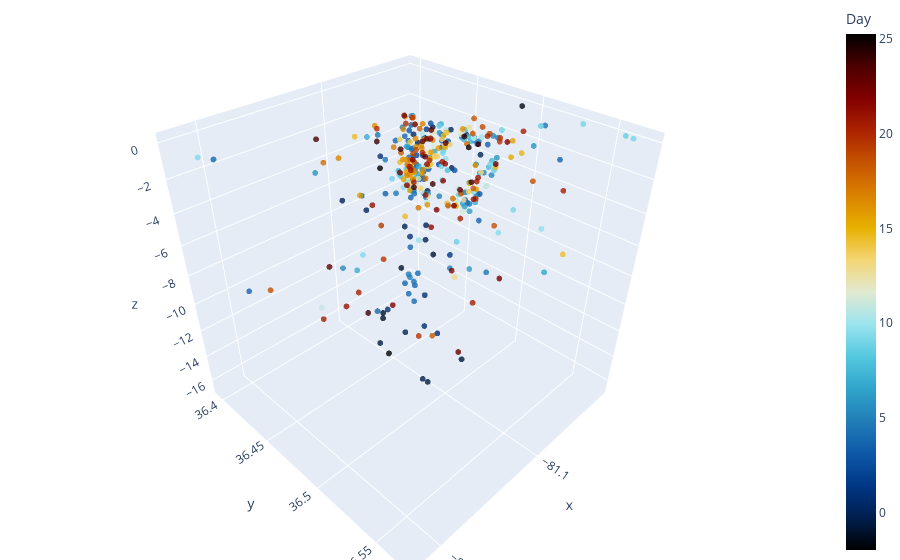

This figure's notebook cell:
### Code cell
import plotly.graph_objects as go
fig = go.Figure(data=[go.Scatter3d(
    x=pd_loc[pd_loc.dtt<=30].longitude,
    y=pd_loc[pd_loc.dtt<=30].latitude,
    z=-1*pd_loc[pd_loc.dtt<=30].depth,
    mode='markers',
    marker=dict(
        size=2,
        color=pd_loc[pd_loc.dtt<=30].dtt,                # set color to an array/list of desired values
        colorscale='IceFire',   # choose a colorscale
        opacity=0.8,
        colorbar={'title': 'Day'},
    ),
    hovertemplate='<br><b>%{text}</b>'
                      '<br><b>(%{x:.2f}, %{y:.2f})</b>',
    text=pd_loc.dtime,
)])
fig.update_layout(margin=dict(l=0, r=0, b=0, t=0))
fig.show()

### Figure 1 — Plotly figure (JSON) as saved in the notebook; plotly's stock layout.template omitted (floating-point values rounded to 4 significant figures; data arrays with more than 128 entries replaced by an {"elided": "..."} marker saying what was removed)
{"data": [{"hovertemplate": "<br><b>%{text}</b><br><b>(%{x:.2f}, %{y:.2f})</b>", "marker": {"color": {"elided": "387 float values"}, "colorbar": {"title": {"text": "Day"}}, "colorscale": [[0, "#000000"], [0.0625, "#001f4d"], [0.125, "#003786"], [0.1875, "#0e58a8"], [0.25, "#217eb8"], [0.3125, "#30a4ca"], [0.375, "#54c8df"], [0.4375, "#9be4ef"], [0.5, "#e1e9d1"], [0.5625, "#f3d573"], [0.625, "#e7b000"], [0.6875, "#da8200"], [0.75, "#c65400"], [0.8125, "#ac2301"], [0.875, "#820000"], [0.9375, "#4c0000"], [1, "#000000"]], "opacity": 0.8, "size": 2}, "mode": "markers", "text": {"elided": "387 str values"}, "type": "scatter3d", "x": {"elided": "387 float values"}, "y": {"elided": "387 float values"}, "z": {"elided": "387 float values"}}], "layout": {"margin": {"b": 0, "l": 0, "r": 0, "t": 0}}}
